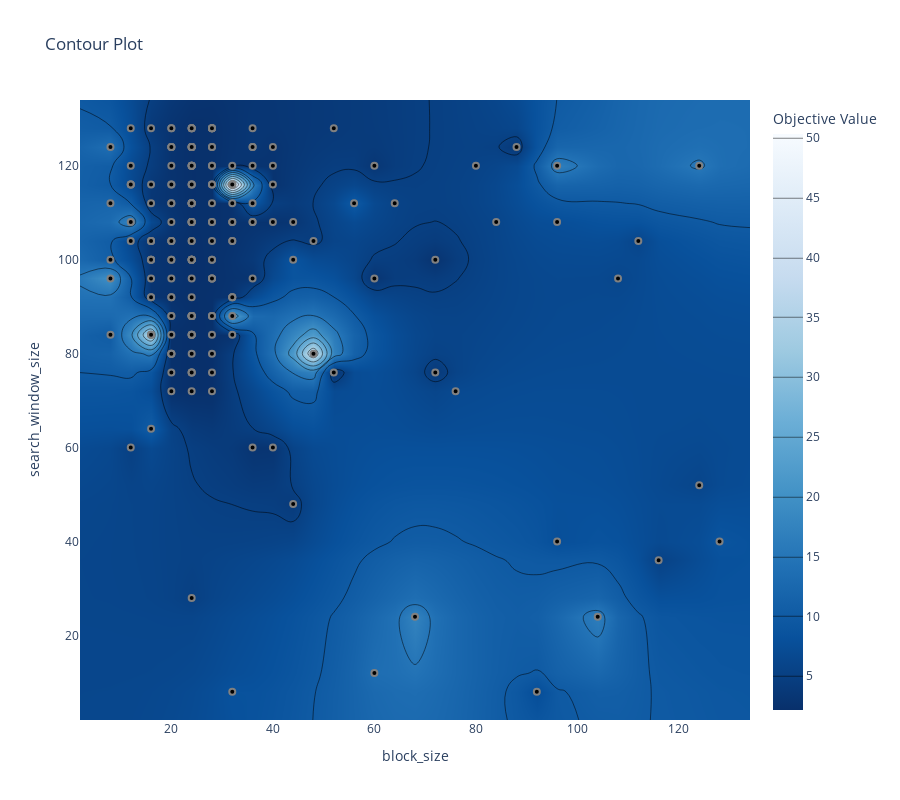

Notebook source saved alongside this figure:
### Code cell
# Make the plot more narrow
from matplotlib import pyplot as plt

fig = optuna.visualization.plot_contour(
    study, params=['search_window_size', 'block_size'])
fig.update_layout(
    autosize=False,
    width=900,
    height=800,
)
fig.write_image('./optuna/contour.png')
fig

### Figure 1 — Plotly figure (JSON) as saved in the notebook; plotly's stock layout.template omitted (floating-point values rounded to 4 significant figures; data arrays with more than 128 entries replaced by an {"elided": "..."} marker saying what was removed)
{"data": [{"colorbar": {"title": {"text": "Objective Value"}}, "colorscale": [[0, "rgb(247,251,255)"], [0.125, "rgb(222,235,247)"], [0.25, "rgb(198,219,239)"], [0.375, "rgb(158,202,225)"], [0.5, "rgb(107,174,214)"], [0.625, "rgb(66,146,198)"], [0.75, "rgb(33,113,181)"], [0.875, "rgb(8,81,156)"], [1, "rgb(8,48,107)"]], "connectgaps": true, "contours": {"coloring": "heatmap"}, "hoverinfo": "none", "line": {"smoothing": 1.3}, "reversescale": true, "type": "contour", "x": [2, 8, 12, 16, 20, 24, 28, 32, 36, 40, 44, 48, 52, 56, 60, 64, 68, 72, 76, 80, 84, 88, 92, 96, 104, 108, 112, 116, 124, 128, 134], "y": [2, 8, 12, 24, 28, 36, 40, 48, 52, 60, 64, 72, 76, 80, 84, 88, 92, 96, 100, 104, 108, 112, 116, 120, 124, 128, 134], "z": {"elided": "27x31 float values"}}, {"marker": {"color": "black", "line": {"color": "Grey", "width": 2}}, "mode": "markers", "showlegend": false, "type": "scatter", "x": {"elided": "200 int values"}, "y": {"elided": "200 int values"}}], "layout": {"autosize": false, "height": 800, "title": {"text": "Contour Plot"}, "width": 900, "xaxis": {"range": [2, 134], "title": {"text": "block_size"}}, "yaxis": {"range": [2, 134], "title": {"text": "search_window_size"}}}}
